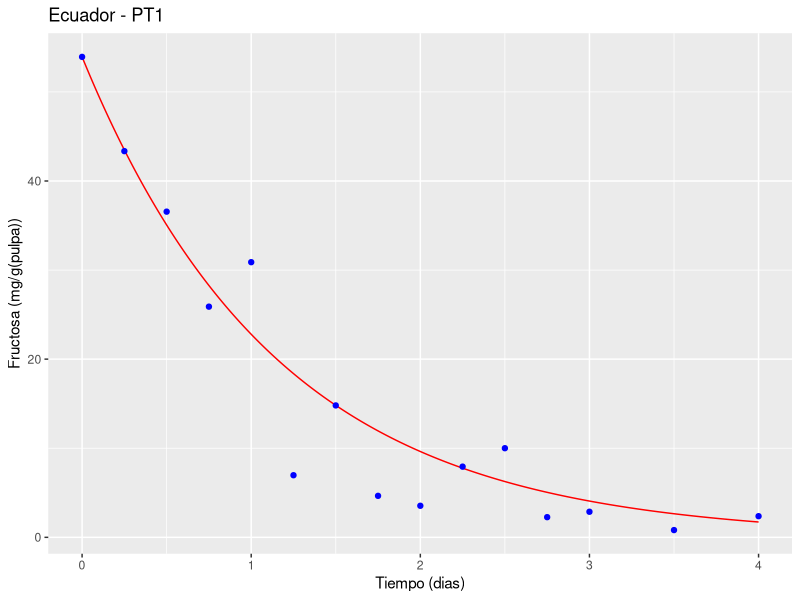
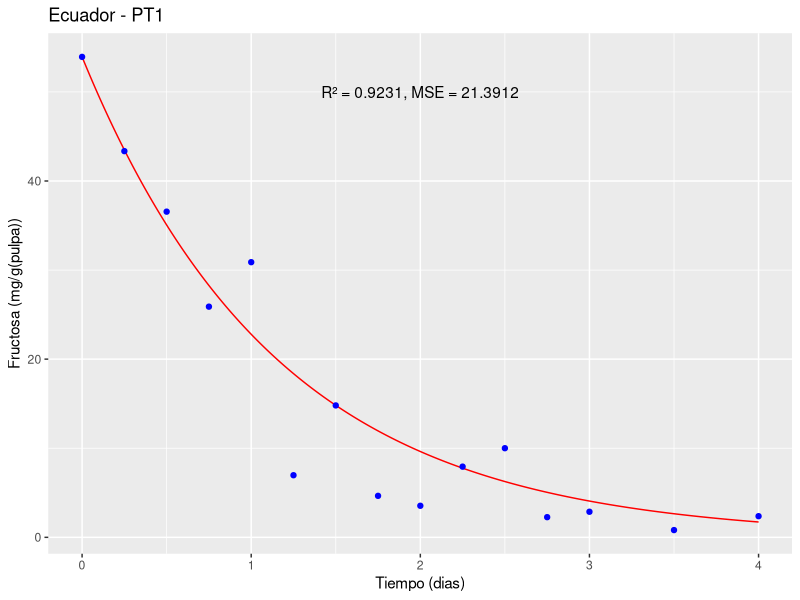
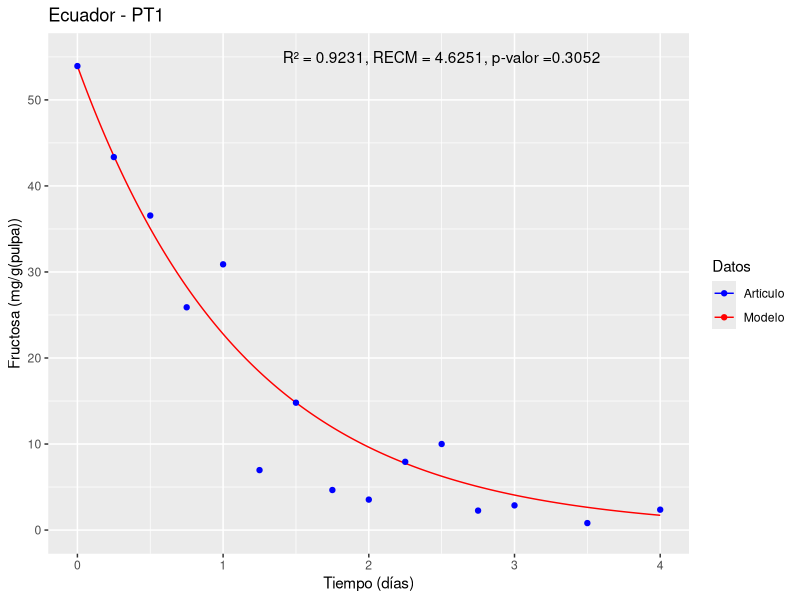

The R source for these figures, in order:
library(deSolve)
library(ggplot2)
state1<-c(y=53.933) # Estado inicial#
times1<-seq(0,4,1/10000) #4 dias con 10000 intervalos por día#
parameters1<-c(Y1=75.187,Y2=99.455) #vector con los valores de los parametros#
#Papalexandratou et al., 2011 Ecuador <- Ecuador - PT1#
#doi:10.1128/AEM.05523-11#
#Ecuador - PT1#

# (i) DATOS PARA ALIMENTAR EL MODELO # FRUCTOSA

#nu1#
U<- 0.2933
f<- 53.933
K<-0.5805
L<-0.0009442
U1 <- (U*f/f+K*L)*L
U1
#nu2#
U2<- 0.4589
f2<- 53.933
K2<-0.6989
BAL2<-0.0008628

U2 <- (U2*f2/f2+K2*BAL2)*BAL2
U2

#Ecuación diferencial#
ODE1<-function(times,state,parameters){ 
  y<-state[1] #estado inicial
  Y1<-parameters[1] #párametro 1
  Y2<-parameters[2] #párametro 2
  dy<--(Y1*U1/0.07)*y-(Y2*U2/0.07)*y #ecuación 
  res<-dy
  list(res)
}


#solución númerica#
solution1<-lsoda(state1, times1, ODE1, parameters1)

# (ii) DATOS EXPERIMENTALES DEL ARTICULO#

ts = c(0,6/24,12/24,18/24,24/24,30/24,36/24,42/24,48/24,54/24,60/24,66/24,72/24,84/24,96/24)
fru<-c(53.933,43.353,36.559,25.893,30.888,6.97,14.805,4.655,3.541,7.934,10.004,2.263,2.87,0.813,2.371)

#Grafico#

df <- data.frame(time = solution1[,1], fructose = solution1[,2])
d<-ggplot() +
  geom_line(data = df, aes(x = time, y = fructose), color = "red") +
  geom_point(data = data.frame(time = ts, fructose = fru), aes(x = time, y = fructose), color = "blue") +
  xlab("Tiempo (dias)") + ylab("Fructosa (mg/g(pulpa))") +
  ggtitle("Ecuador - PT1")
plot(d)


#Validación estadistica#

#Para validar estadísticamente el modelo matemático se pueden utilizar diversas herramientas de análisis,
#pero una de las más comunes es comparar los resultados del modelo con datos experimentales y evaluar la calidad del ajuste.
#En este caso, podemos utilizar el coeficiente de determinación (R²) y el error cuadrático medio (MSE) como medidas de ajuste#

#Para calcular el R² y el MSE, podemos comparar los valores predichos por el modelo con los datos experimentales.
#Primero, podemos extraer los valores predichos por el modelo en los mismos puntos en los que se tomaron las mediciones experimentales,
#utilizando la función approx() de R:

pred <- approx(solution1[,1], solution1[,2], ts)$y

#Luego, podemos calcular el R² y el MSE utilizando las siguientes fórmulas:
SSE <- sum((fru - pred)^2)
SST <- sum((fru - mean(fru))^2)
R2 <- 1 - SSE/SST
MSE <- SSE/length(fru)
RECM <- sqrt(MSE)
#Donde SSE es la suma de los errores cuadráticos,
#SST es la suma total de cuadrados, 
#R² es el coeficiente de determinación y MSE es el error cuadrático medio#

cat("R² = ", round(R2, 4), "\n")
cat("MSE = ", round(MSE, 4), "\n")
cat("RECM = ", round(RECM, 4), "\n")

#El R² mide la proporción de la variación total en los datos experimentales
#que es explicada por el modelo. Un valor de R² cercano a 1 indica un buen ajuste del modelo a los datos experimentales.

#El MSE mide el promedio de los errores al cuadrado entre los valores experimentales
#y los valores predichos por el modelo. Un valor bajo de MSE indica una buena capacidad predictiva del modelo.

d <- ggplot() +
  geom_line(data = df, aes(x = time, y = fructose), color = "red") +
  geom_point(data = data.frame(time = ts, fructose = fru), aes(x = time, y = fructose), color = "blue") +
  xlab("Tiempo (dias)") + ylab("Fructosa (mg/g(pulpa))") +
  ggtitle("Ecuador - PT1") +
  annotate("text", x = 2, y = 50, label = paste0("R² = ", round(R2, 4), ", MSE = ", round(MSE, 4)))

plot(d)

#Prueba de hipotesis con un alfa de 0.05#
#para determinar si hay una diferencia significativa entre los valores predichos por el modelo y los datos experimentales#

# Prueba de hipótesis
alpha <- 0.05

# Calcula los residuos
residuals <- fru - pred

# Prueba t para comparar los valores predichos con los datos experimentales
t_stat <- t.test(residuals)$statistic
p_value <- t.test(residuals)$p.value

#En este código, se calculan los residuos restando
#los valores predichos por el modelo de los datos experimentales. 
#Luego, se realiza una prueba t para comparar los residuos con una 
#media de cero (hipótesis nula: no hay diferencia significativa).
#El resultado de la prueba t incluye el estadístico de prueba (t_stat) y el valor p (p_value).
# Compara el p-valor con el nivel de significancia
if (p_value < alpha) {
  cat("La diferencia entre los valores predichos y los datos experimentales es significativa.\n")
} else {
  cat("No se encontró una diferencia significativa entre los valores predichos y los datos experimentales.\n")
}

cat("Prueba t estadística:", round(t_stat, 4), "\n")
cat("Valor p:", round(p_value, 4), "\n")

#Final plot#

# Primero, definimos los colores que queremos utilizar para cada elemento
colores <- c(Modelo = "red", Artículo = "blue")

# Luego, modificamos el script para asignar un nombre a cada geom y establecer la escala de colores manualmente
d <- ggplot() +
  geom_line(data = df, aes(x = time, y = fructose, color = "Modelo"), show.legend = TRUE) +
  geom_point(data = data.frame(time = ts, fructose = fru), aes(x = time, y = fructose, color = "Artículo"), show.legend = TRUE) +
  xlab("Tiempo (días)") + ylab("Fructosa (mg/g(pulpa))") +
  ggtitle("Ecuador - PT1") +
  annotate("text", x = 2.5, y = 55, label = paste0("R² = ", round(R2, 4), ", RECM = ", round(RECM, 4), ", p-valor =", round(p_value, 4))) +
  labs(color = "Datos") +  # Cambiamos el título de la leyenda
  scale_color_manual(values = colores) +
  scale_x_continuous(limits = c(0, 4), breaks = seq(0, 4, 1)) +  # Límites del eje x y los intervalos entre marcas
  scale_y_continuous(limits = c(0, 55), breaks = seq(0, 55, 10))   # Límites del eje y y los intervalos entre marcas

# Gráfica#
print(d)
